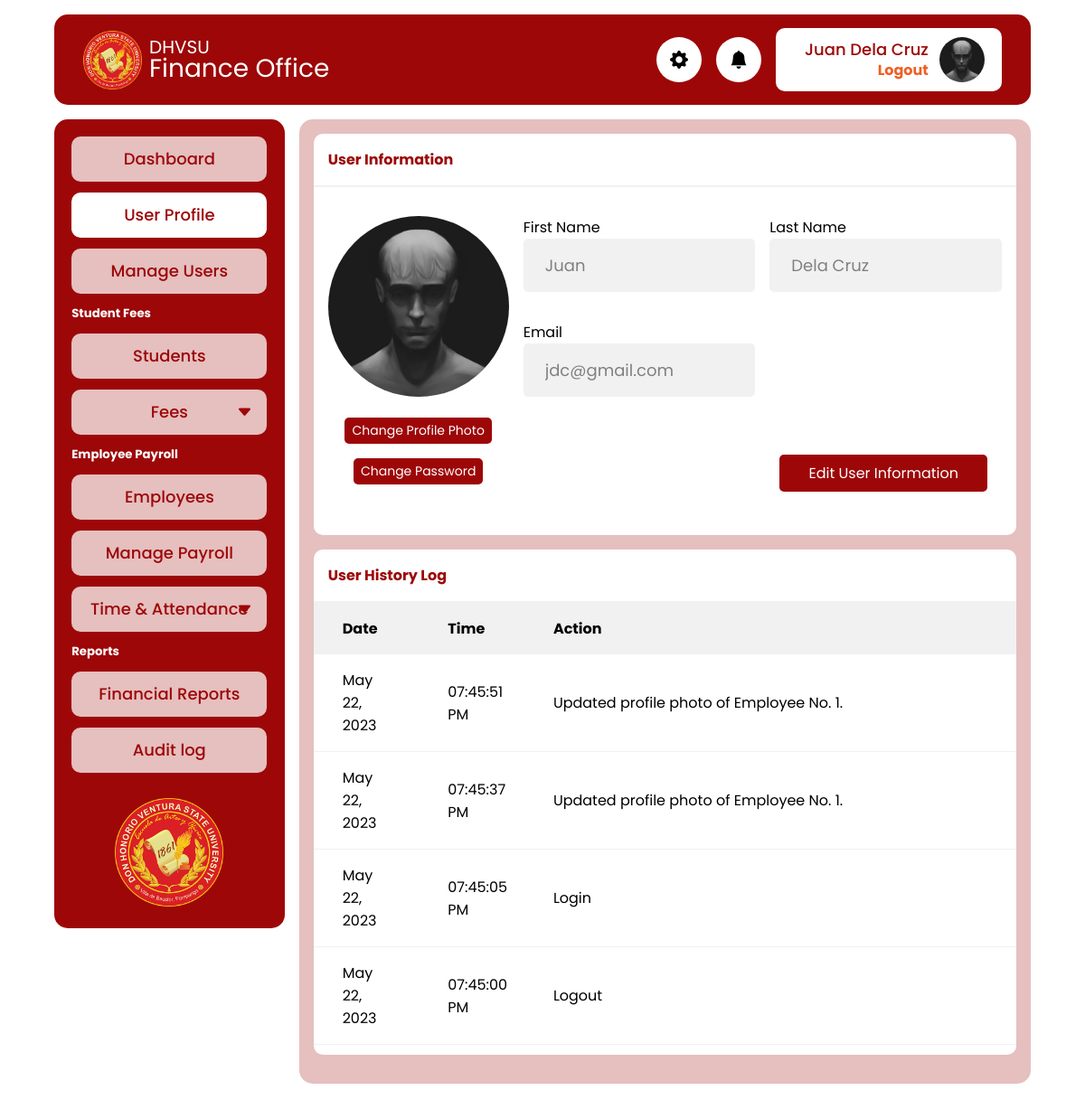
Before: /admin/profile.php (signed in) with the older database file.
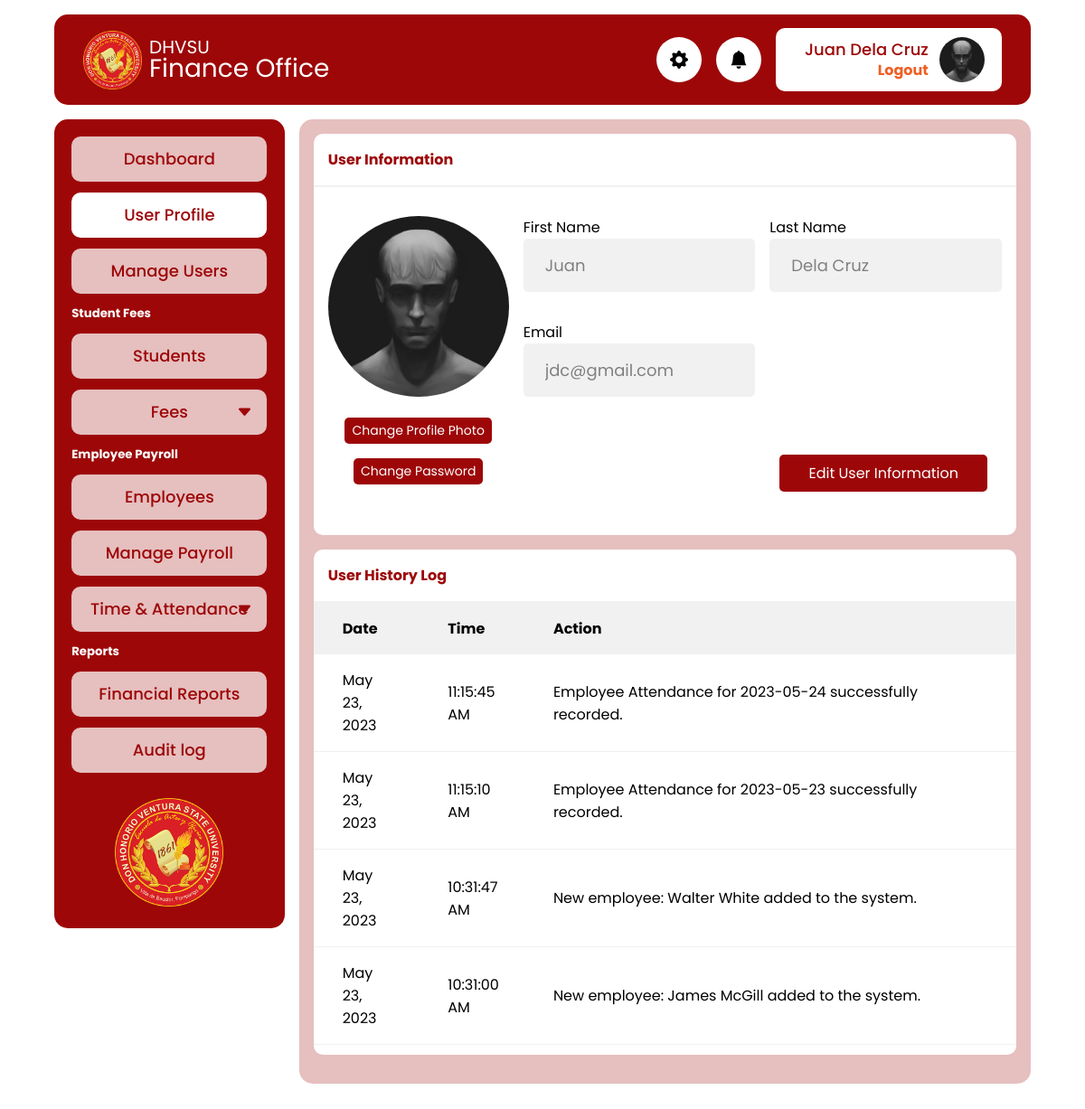
After: the same page with the newer database file.
### tables this page shows
CREATE TABLE `tbl_finance_audit_log` (
  `id` int(11) NOT NULL,
  `user_id` int(11) NOT NULL,
  `action_date` datetime NOT NULL DEFAULT current_timestamp(),
  `action_desc` text NOT NULL
);

### app/util_func.php (called while the page is built, shortened)
<?php
function fetchUserAuditLog($pdo)
{
  $user_id = $_SESSION["user"]["id"];
  $sql = "SELECT * FROM `tbl_finance_audit_log` WHERE user_id = ? ORDER BY id DESC";
  $stmt = $pdo->prepare($sql);
  $stmt->execute([$user_id]);
  if ($stmt->rowCount() > 0) {
    $data = $stmt->fetchAll();
    return $data;
  }
}

### admin/profile.php (the view, shortened to what this page needs)
<?php
require_once  './includes/header.php';
$auditLog = fetchUserAuditLog($pdo);
?>
<main>
  <div class="card fit">
    <div class="card-header">
      <h4>User Information</h4>
    </div>
    <div class="card-body profile">
      <div class="profile-photo-container">
        <picture class="profile-picture">
          <img srcset="<?= $_SESSION["user"]["profile_photo"] ?>" src="../assets/profile-placeholder.jpg" alt="" class="">
        </picture>
        <button type="button" class="btn btn-sm" id="change-dp-btn">Change Profile Photo</button>
        <button type="button" class="btn btn-sm" id="change-dp-btn" data-custom-open="modal-1">Change Password</button>
      </div>
      <form action="../app/user_info_update.php" method="post">
        <div class="user-info" id="input-list">
          <div class="info">
            <label for="first_name">First Name</label>
            <input type="text" class="input-control gray" disabled value="<?= $_SESSION["user"]["first_name"] ?>" name="first_name">
          </div>
          <div class="info">
            <label for="last_name">Last Name</label>
            <input type="text" class="input-control gray" disabled value="<?= $_SESSION["user"]["last_name"] ?>" name="last_name">
          </div>
          <div class="info">
            <label for="email">Email</label>
            <input type="text" class="input-control gray" disabled value="<?= $_SESSION["user"]["email"] ?>" name="email">
          </div>
        </div>
        <div class="edit-btn-group">
          <button type="button" class="btn" id="edit-btn">Edit User Information</button>
        </div>
      </form>
    </div>
  </div>
  <div class="card fit">
    <div class="card-header">
      <h4>User History Log</h4>
    </div>
    <div class="card-body p-0" id="user-log">
      <div class="">
        <table>
          <thead>
            <th>Date</th>
            <th>Time</th>
            <th style="width:70%">Action</th>
          </thead>
          <tbody>
            <?php
            foreach ($auditLog as $log) {
            ?>
              <tr>
                <td><?= date("F d, Y", strtotime($log["action_date"])) ?></td>
                <td><?= date("h:i:s A", strtotime($log["action_date"])) ?></td>
                <td><?= $log["action_desc"] ?></td>
              </tr>
            <?php
            }
            ?>
          </tbody>
        </table>
      </div>
    </div>
  </div>
</main>
<?php
require_once  './includes/footer.php'
?>

Changed rows visible on the page:
no longer on this page (row unchanged): tbl_finance_audit_log: action_date "May 22, 2023", action_date "07:45:51 PM", action_desc "Updated profile photo of Employee No. 1."
no longer on this page (row unchanged): tbl_finance_audit_log: action_date "May 22, 2023", action_date "07:45:37 PM", action_desc "Updated profile photo of Employee No. 1."
no longer on this page (row unchanged): tbl_finance_audit_log: action_date "May 22, 2023", action_date "07:45:05 PM", action_desc "Login"
no longer on this page (row unchanged): tbl_finance_audit_log: action_date "May 22, 2023", action_date "07:45:00 PM", action_desc "Logout"
added tbl_finance_audit_log: action_date "May 23, 2023", action_date "11:15:45 AM", action_desc "Employee Attendance for 2023-05-24 successfully recorded."
added tbl_finance_audit_log: action_date "May 23, 2023", action_date "11:15:10 AM", action_desc "Employee Attendance for 2023-05-23 successfully recorded."
added tbl_finance_audit_log: action_date "May 23, 2023", action_date "10:31:47 AM", action_desc "New employee: Walter White added to the system."
added tbl_finance_audit_log: action_date "May 23, 2023", action_date "10:31:00 AM", action_desc "New employee: James McGill added to the system."
